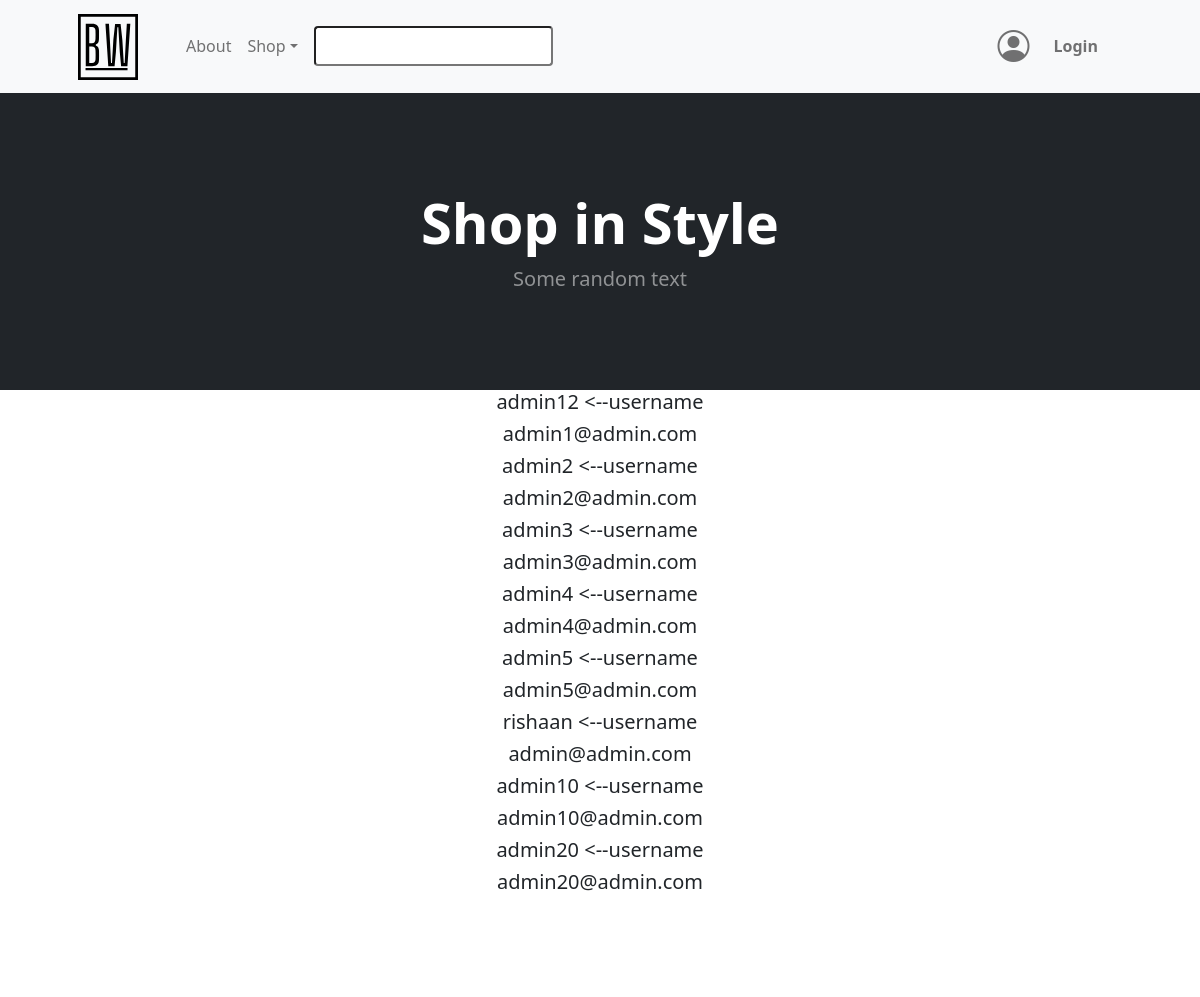
Page /home (upper part) on the earlier database version.
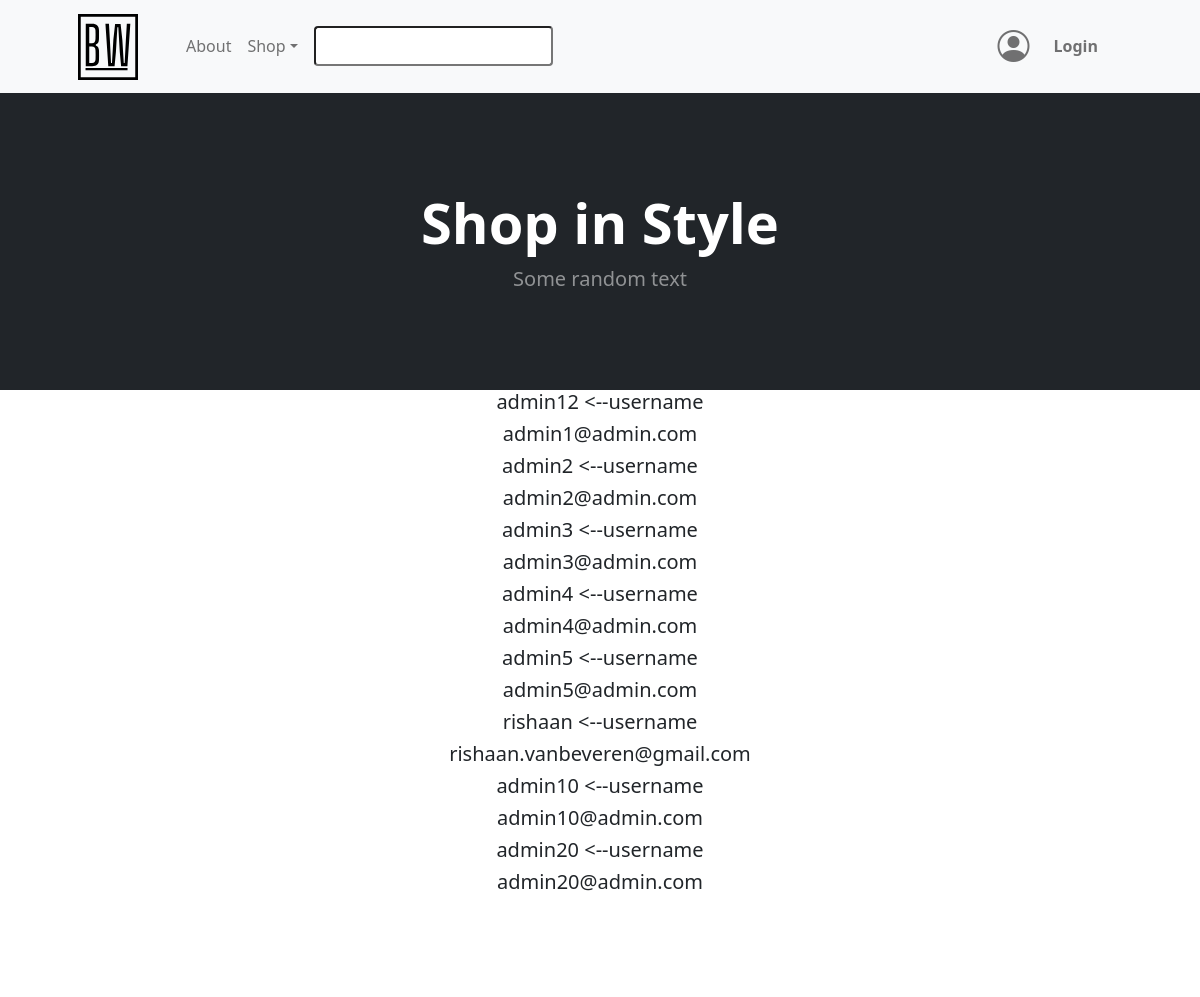
Same page on the later database version.
### models.py (models this page shows)
class BaseModel(db_wrapper.Model):
    class Meta:
        database = db

class User(BaseModel, UserMixin):
    first_name = CharField(index=True, max_length=30, null=True)
    last_name = CharField(max_length=120, null=True)
    address = CharField(max_length=200, null=True)
    city = CharField(max_length=50, null=True)
    country = CharField(max_length=50, null=True)
    cc_number = CharField(unique=True, max_length=20, null=True)
    username = CharField(index=True, max_length=30)  # add unique=True
    email = CharField(index=True, max_length=50, unique=True)
    password = CharField(max_length=20)

### routes.py (the view)
@app.route("/", methods=["GET", "POST"])
@app.route("/home", methods=["GET", "POST"])
def home():
    users = User.select()
    login_form = LoginForm()
    register_form = RegistrationForm()
    return render_template(
        "index.html",
        title="Home",
        users=users,
        login_form=login_form,
        register_form=register_form,
    )

### forms.py (shortened to what this page needs)
class LoginForm(FlaskForm):
    email = StringField(
        "Email", validators=[InputRequired(), Length(min=5, max=50), Email()]
    )
    password = PasswordField("Your Password", validators=[InputRequired()])
    login = SubmitField("Login!")

class RegistrationForm(FlaskForm):
    username = StringField(
        "Username",
        validators=[InputRequired(), Length(min=5, max=30)],
    )
    email = StringField(
        "Email", validators=[InputRequired(), Length(min=5, max=50), Email()]
    )
    password = PasswordField(
        "Set Password",
        validators=[
            InputRequired(),
            EqualTo(
                "password_confirm", message="Password must be identical in both inputs"
            ),
            Length(min=5, max=20),
        ],
    )
    password_confirm = PasswordField("Confirm Password")
    submit = SubmitField("Sign Up")

### templates/index.html (shortened to what this page needs)
{% extends "base.html" %} {% block content %} {% for user in users %}
<div class="text-center">
  <h5>{{user.username}} <span><--username</span></h5>
  <h5>{{user.email}}</h5>
</div>
{% endfor %}
<section class="py-5">
</section>
{% endblock content %}

Differences in the rows shown:
changed User "rishaan": email "admin@admin.com" → "rishaan.vanbeveren@gmail.com"
